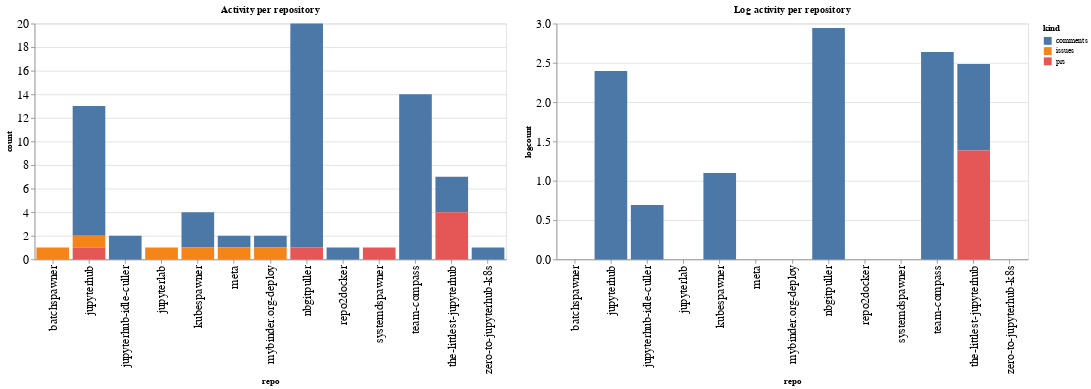

The code cell stored with this chart in its notebook:
### Code cell
ch1 = alt.Chart(repo_summaries, width=600, title="Activity per repository").mark_bar().encode(
    x='repo',
    y='count',
    color='kind',
    tooltip="kind"
)

ch2 = alt.Chart(repo_summaries, width=600, title="Log activity per repository").mark_bar().encode(
    x='repo',
    y='logcount',
    color='kind',
    tooltip="kind"
)

ch1 | ch2

### Figure 1 — Vega-Lite specification as saved in the notebook (floating-point values rounded to 4 significant figures)
{"config": {"axisLeft": {"labelFontSize": 15}, "axisBottom": {"labelFontSize": 15}}, "hconcat": [{"mark": "bar", "encoding": {"color": {"type": "nominal", "field": "kind"}, "tooltip": {"type": "nominal", "field": "kind"}, "x": {"type": "nominal", "field": "repo"}, "y": {"type": "quantitative", "field": "count"}}, "title": "Activity per repository", "width": 600}, {"mark": "bar", "encoding": {"color": {"type": "nominal", "field": "kind"}, "tooltip": {"type": "nominal", "field": "kind"}, "x": {"type": "nominal", "field": "repo"}, "y": {"type": "quantitative", "field": "logcount"}}, "title": "Log activity per repository", "width": 600}], "data": {"name": "data-1ef521b3f901de8c1e6ddadf826e91cb"}, "$schema": "https://vega.github.io/schema/vega-lite/v4.8.1.json", "datasets": {"data-1ef521b3f901de8c1e6ddadf826e91cb": [{"repo": "batchspawner", "kind": "issues", "count": 1, "logcount": 0.0}, {"repo": "jupyterhub", "kind": "comments", "count": 11, "logcount": 2.398}, {"repo": "jupyterhub", "kind": "issues", "count": 1, "logcount": 0.0}, {"repo": "jupyterhub", "kind": "prs", "count": 1, "logcount": 0.0}, {"repo": "jupyterhub-idle-culler", "kind": "comments", "count": 2, "logcount": 0.6931}, {"repo": "jupyterlab", "kind": "issues", "count": 1, "logcount": 0.0}, {"repo": "kubespawner", "kind": "comments", "count": 3, "logcount": 1.099}, {"repo": "kubespawner", "kind": "issues", "count": 1, "logcount": 0.0}, {"repo": "meta", "kind": "comments", "count": 1, "logcount": 0.0}, {"repo": "meta", "kind": "issues", "count": 1, "logcount": 0.0}, {"repo": "mybinder.org-deploy", "kind": "comments", "count": 1, "logcount": 0.0}, {"repo": "mybinder.org-deploy", "kind": "issues", "count": 1, "logcount": 0.0}, {"repo": "nbgitpuller", "kind": "comments", "count": 19, "logcount": 2.944}, {"repo": "nbgitpuller", "kind": "prs", "count": 1, "logcount": 0.0}, {"repo": "repo2docker", "kind": "comments", "count": 1, "logcount": 0.0}, {"repo": "systemdspawner", "kind": "prs", "count": 1, "logcount": 0.0}, {"repo": "team-compass", "kind": "comments", "count": 14, "logcount": 2.639}, {"repo": "the-littlest-jupyterhub", "kind": "comments", "count": 3, "logcount": 1.099}, {"repo": "the-littlest-jupyterhub", "kind": "prs", "count": 4, "logcount": 1.386}, {"repo": "zero-to-jupyterhub-k8s", "kind": "comments", "count": 1, "logcount": 0.0}]}}
